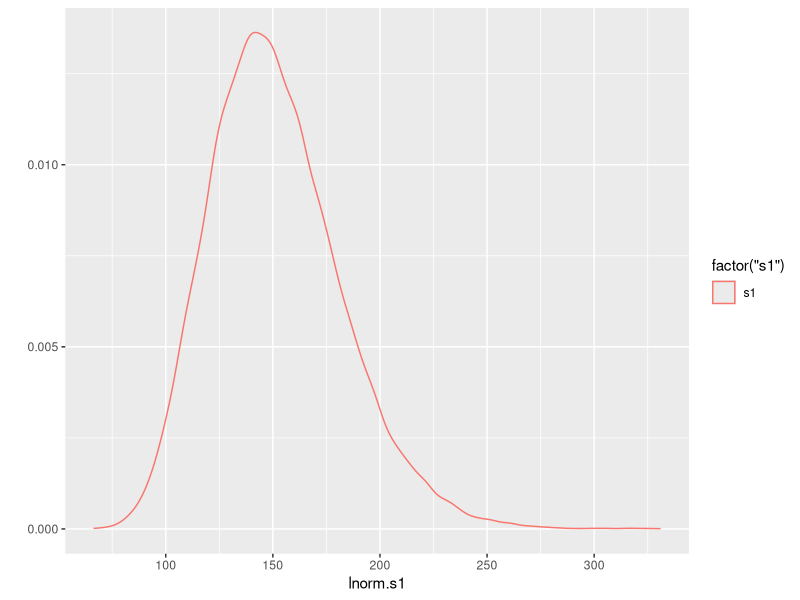
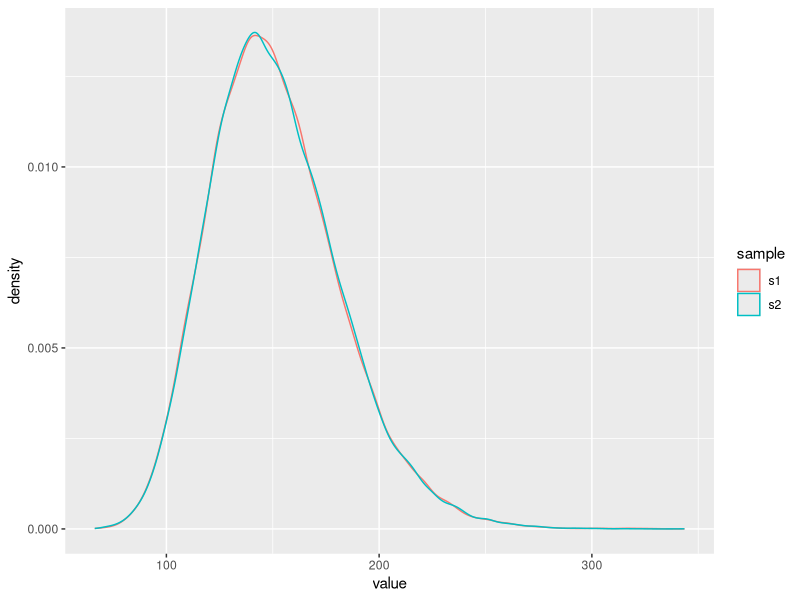
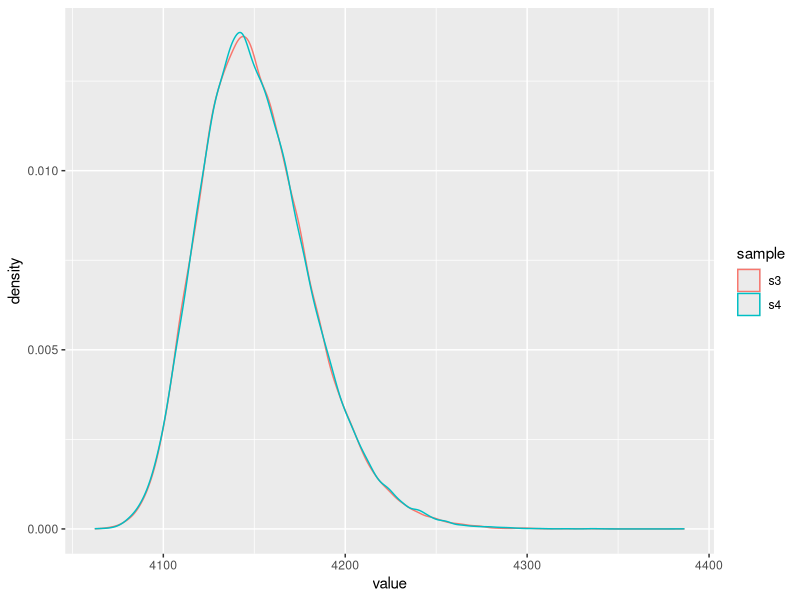
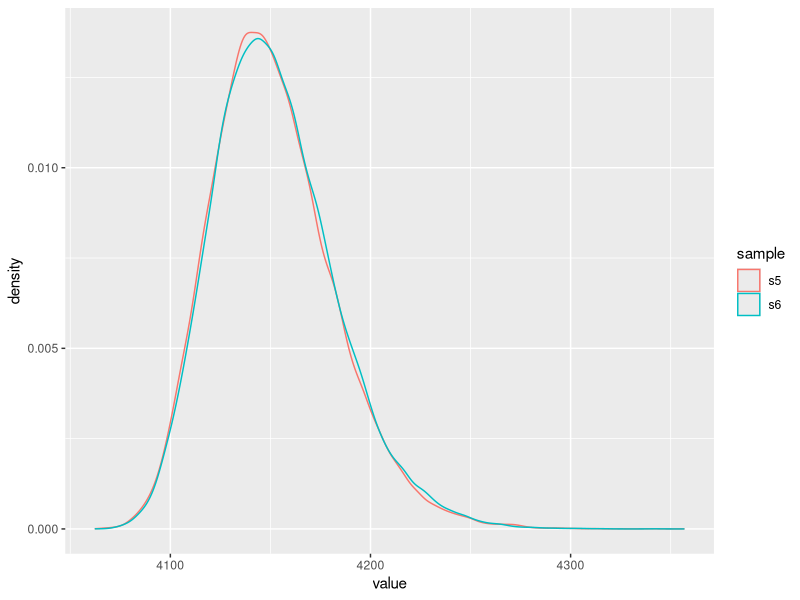
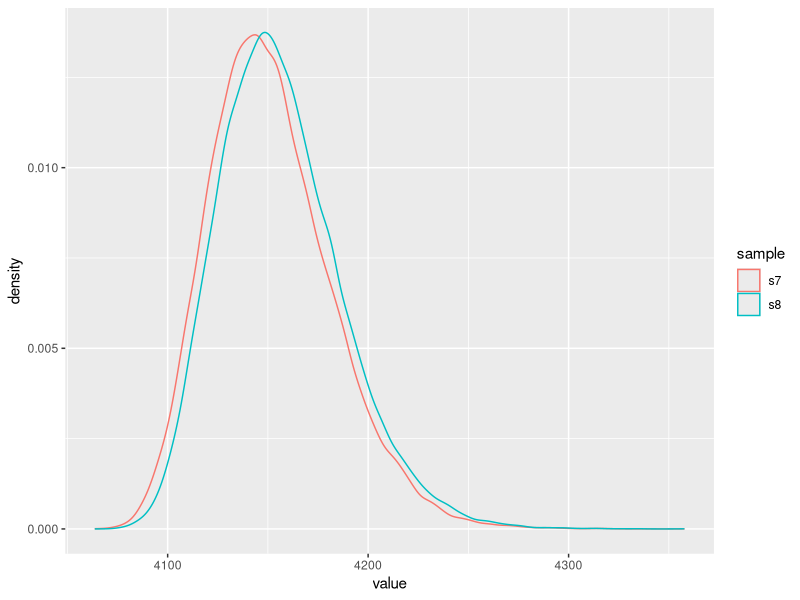
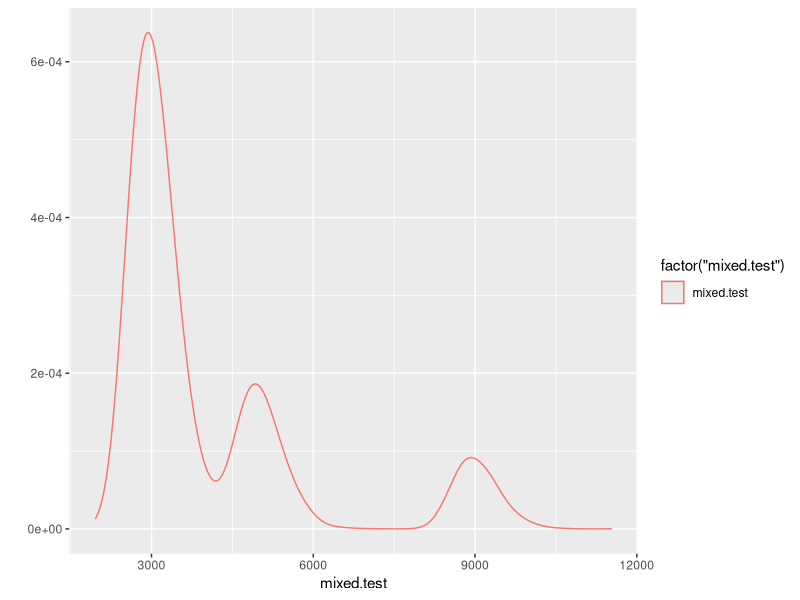
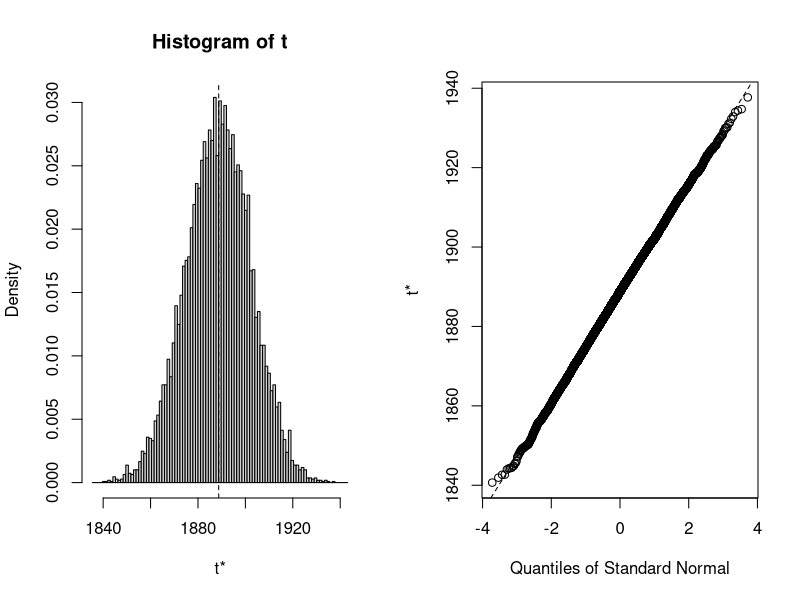
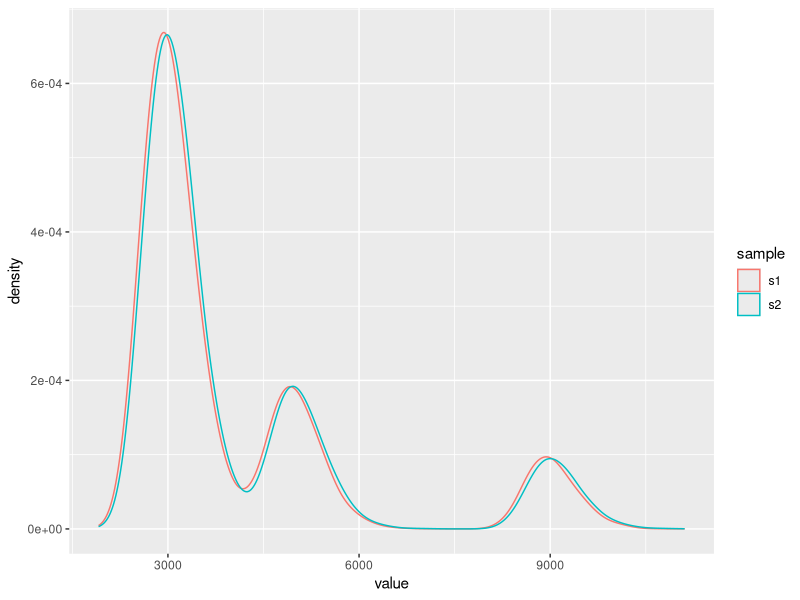

Source code (R) for these figures, in order:
#!/usr/bin/env Rscript
require(ggplot2)

## In this script we demonstrate how the non-parametric test works,
## and learn how it breaks!

## ... make the graphs look pretty ...
golden.ratio <- (1+sqrt(5))/2
save.width <- 8.0
save.height <- save.width / golden.ratio
png.w <- 960
png.h <- round(png.w / golden.ratio)

## Start with a simple distribution:
lnorm.s1 <- rlnorm(50000, 5, 0.2)
qplot(x=lnorm.s1, geom="density", color=factor("s1"))

ggsave('lnorm.s1.density.svg', width=save.width, height=save.height)
ggsave('lnorm.s1.density.png', width=save.width, height=save.height)

## ... the first question would be: what happens when you test a
## sample against itself?  Hopefully our test says "you cannot reject
## the null" ...
s1.w <- wilcox.test(x=lnorm.s1, lnorm.s1, conf.int=TRUE)

## ... we can print several fields of the test results ...
print(paste0("The p-value is ", round(s1.w$p.value, 2)))
print(paste0("The location shift estimate is ", round(s1.w$estimate, 2)))
print(paste0("The confidence interval for the location shift estimate is ", paste(round(s1.w$conf.int, 2), collapse=", ")))

## ... or just the full test result ...
print(s1.w)

## ... Okay that was obvious, what about comparing against another
## sample from the same distribution?  Take a second sample ..
lnorm.s2 <- rlnorm(50000, 5, 0.2)
require(reshape2)
df <- melt(data.frame(s1=lnorm.s1, s2=lnorm.s2))
colnames(df) <- c('sample', 'value')
ggplot(data=df, aes(x=value, color=sample)) + geom_density()

ggsave('lnorm.s1.s2.density.svg', width=save.width, height=save.height)
ggsave('lnorm.s1.s2.density.png', width=save.width, height=save.height)

## ... run the test again ...
w.s1.s2 <- wilcox.test(x=lnorm.s1, y=lnorm.s2, conf.int=TRUE)
print(w.s1.s2)

## What about a more complicated case, say we have two similar
## distributions with different location parameters?  First create two
## samples with really tiny differences in the location parameter:
lnorm.s3 <- 4000.0 + rlnorm(50000, 5, 0.2)
lnorm.s4 <- 4000.1 + rlnorm(50000, 5, 0.2)
df <- melt(data.frame(s3=lnorm.s3, s4=lnorm.s4))
colnames(df) <- c('sample', 'value')
ggplot(data=df, aes(x=value, color=sample)) + geom_density()
ggsave('lnorm.s3.s4.density.svg', width=save.width, height=save.height)
ggsave('lnorm.s3.s4.density.png', width=save.width, height=save.height)
w.s3.s4 <- wilcox.test(x=lnorm.s3, y=lnorm.s4, conf.int=TRUE)
print(w.s3.s4)

## ... we cannot reject the null hypothesis.  In fact, the confidence
## interval includes 0 (the null hypothesis is that the difference in
## location is 0).
## Why does it fail?  The test is not powered enough, we are using
## 50,000 samples, but the effect is just 0.1, if we check the
## required number of samples would be:
require(pwr)
print(power.t.test(delta=0.1, sd=sd(lnorm.s3), sig.level=0.05, power=0.8))

## So we need about 1.5 million samples to reliably detect such a
## small effect, even at the relatively relaxed significance level of
## 0.05 and low power of 0.8.

## How much of a delta could we reliably detect with the given number of
## samples:
print(power.t.test(n=50000, delta=NULL, sd=sd(lnorm.s3),
                   sig.level=0.05, power=0.8))

## Okay, that is not too bad, anything over 0.6 would be a big enough
## effect. Let's use 1.0 and find out what happens when we apply this ...
lnorm.s5 <- 4000 + rlnorm(50000, 5, 0.2)
lnorm.s6 <- 4001 + rlnorm(50000, 5, 0.2)
df <- melt(data.frame(s5=lnorm.s5, s6=lnorm.s6))
colnames(df) <- c('sample', 'value')
ggplot(data=df, aes(x=value, color=sample)) + geom_density()
ggsave('lnorm.s5.s6.density.svg', width=save.width, height=save.height)
ggsave('lnorm.s5.s6.density.png', width=save.width, height=save.height)
s5.s6.w <- wilcox.test(x=lnorm.s5, y=lnorm.s6, conf.int=TRUE)
print(s5.s6.w)

## That is nice, notice that the parameter estimate is not very
## accurate (0.8 vs 1.0), but the correct value falls within the
## confidence interval.  We can try with a larger difference to see
## what happens:
lnorm.s7 <- 4000 + rlnorm(50000, 5, 0.2)
lnorm.s8 <- 4005 + rlnorm(50000, 5, 0.2)
df <- melt(data.frame(s7=lnorm.s7, s8=lnorm.s8))
colnames(df) <- c('sample', 'value')
ggplot(data=df, aes(x=value, color=sample)) + geom_density()
ggsave('lnorm.s7.s8.density.svg', width=save.width, height=save.height)
ggsave('lnorm.s7.s8.density.png', width=save.width, height=save.height)
s7.s8.w <- wilcox.test(x=lnorm.s7, y=lnorm.s8, conf.int=TRUE)
print(s7.s8.w)

## Great, that is a much better estimate.

## So far we have been using a fairly tame distribution, we know the
## distributions in the wild are far less well behaved.  Let's quickly
## confirm that what we are about to try works well for them.

## Create random samples from a mixed distribution of 3 lognormals...
rmixed <- function(n, shape=0.2, scale=2000) {
    g1 <- rlnorm(0.7*n, sdlog=shape)
    g2 <- 1.0 + rlnorm(0.2*n, sdlog=shape)
    g3 <- 3.0 + rlnorm(0.1*n, sdlog=shape)
    v <- scale * append(append(g1, g2), g3)
    ## Generate a random permutation, otherwise g1, g2, and g3 are in
    ## order in the vector
    return(sample(v))
}

## Let's first get some samples from this distribution ...
mixed.test <- 1000 + rmixed(20000)
qplot(x=mixed.test, color=factor("mixed.test"), geom="density")
ggsave('mixed.test.density.svg', width=save.width, height=save.height)
ggsave('mixed.test.density.png', width=save.width, height=save.height)

## ... and use that to estimate the standard deviation ...
require(boot)
mixed.boot <- boot(data=mixed.test, R=10000,
                   statistic=function(d, i) sd(d[i]))
plot(mixed.boot)
mixed.ci <- boot.ci(mixed.boot, type=c('perc', 'norm', 'basic'))
print(mixed.ci)
mixed.sd <- ceiling(max(mixed.ci$normal[[3]], mixed.ci$basic[[4]],
                        mixed.ci$percent[[4]]))
print(mixed.sd)

mixed.pw <- power.t.test(delta=50, sd=mixed.sd, sig.level=0.01, power=0.95)
print(mixed.pw)
nsamples <- ceiling(mixed.pw$n / 1000) * 1000
print(nsamples)

mixed.s1 <- 1000 + rmixed(nsamples)
mixed.s2 <- 1050 + rmixed(nsamples)

df <- melt(data.frame(s1=mixed.s1, s2=mixed.s2))
colnames(df) <- c('sample', 'value')
ggplot(data=df, aes(x=value, color=sample)) + geom_density()
ggsave('mixed.s1.s2.svg', width=save.width, height=save.height)
ggsave('mixed.s1.s2.png', width=save.width, height=save.height)
mixed.w <- wilcox.test(x=mixed.s1, y=mixed.s2, conf.int=TRUE)
print(mixed.w)

## What happens if we double the number of samples?
mixed.s3 <- 1000 + rmixed(2 * nsamples)
mixed.s4 <- 1050 + rmixed(2 * nsamples)

df <- melt(data.frame(s3=mixed.s3, s4=mixed.s4))
colnames(df) <- c('sample', 'value')
ggplot(data=df, aes(x=value, color=sample)) + geom_density()
ggsave('mixed.s3.s4.svg', width=save.width, height=save.height)
ggsave('mixed.s3.s4.png', width=save.width, height=save.height)
mixed.w <- wilcox.test(x=mixed.s3, y=mixed.s4, conf.int=TRUE)
print(mixed.w)

ls()

q(save='no')
